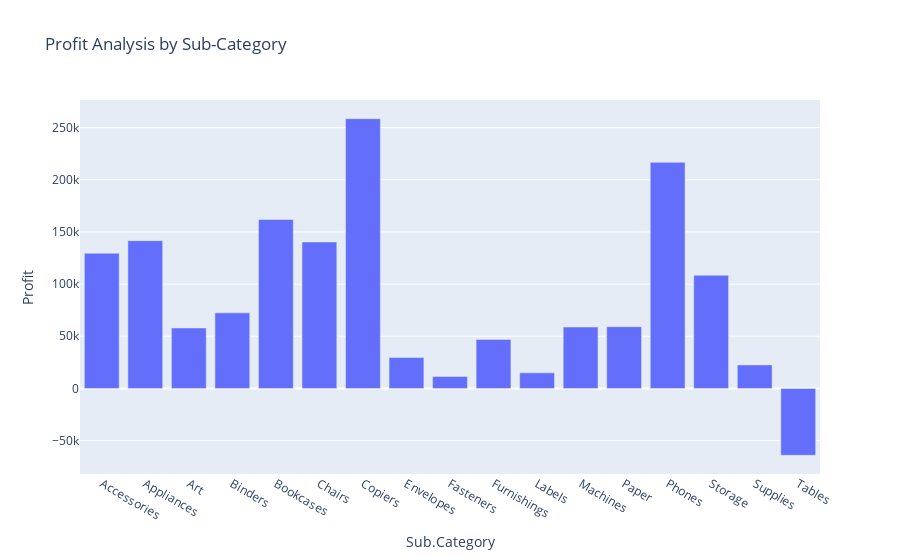

The cell this chart's notebook holds for it:
### Markdown cell above
6. PROFIT BY SUB-CATEGORY

### Code cell
profit_by_subcategory = df.groupby('Sub.Category')['Profit'].sum().reset_index()
fig = px.bar(profit_by_subcategory, x='Sub.Category',y='Profit',
                       title='Profit Analysis by Sub-Category')
fig.show()

### Figure 1 — Plotly figure (JSON) as saved in the notebook; plotly's stock layout.template omitted (floating-point values rounded to 4 significant figures)
{"data": [{"alignmentgroup": "True", "hovertemplate": "Sub.Category=%{x}<br>Profit=%{y}<extra></extra>", "legendgroup": "", "marker": {"color": "#636efa", "pattern": {"shape": ""}}, "name": "", "offsetgroup": "", "orientation": "v", "showlegend": false, "textposition": "auto", "type": "bar", "x": ["Accessories", "Appliances", "Art", "Binders", "Bookcases", "Chairs", "Copiers", "Envelopes", "Fasteners", "Furnishings", "Labels", "Machines", "Paper", "Phones", "Storage", "Supplies", "Tables"], "xaxis": "x", "y": [129600.0, 141700.0, 57950.0, 72450.0, 161900.0, 140400.0, 258600.0, 29600.0, 11530.0, 46970.0, 15010.0, 58870.0, 59210.0, 216700.0, 108500.0, 22580.0, -64080.0], "yaxis": "y"}], "layout": {"barmode": "relative", "legend": {"tracegroupgap": 0}, "title": {"text": "Profit Analysis by Sub-Category"}, "xaxis": {"anchor": "y", "domain": [0, 1], "title": {"text": "Sub.Category"}}, "yaxis": {"anchor": "x", "domain": [0, 1], "title": {"text": "Profit"}}}}
